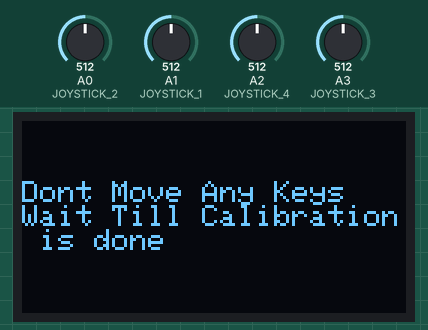
This sketch was run on a simulated Arduino Uno, built with avr-gcc and run on an emulated ATmega328P. Parts: 128×64 one-colour display. Inputs (shaded band) come from the test bench; at power-on: A1 (JOYSTICK_1) = 512, A0 (JOYSTICK_2) = 512, A2 (JOYSTICK_4) = 512, A3 (JOYSTICK_3) = 512. No radio packets arrive unless stated; what the sketch prints to the serial monitor is not drawn.

Above: at 0.1 s.
At 2.2 s:
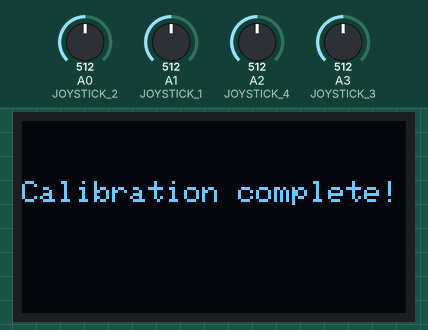
At 5.4 s:
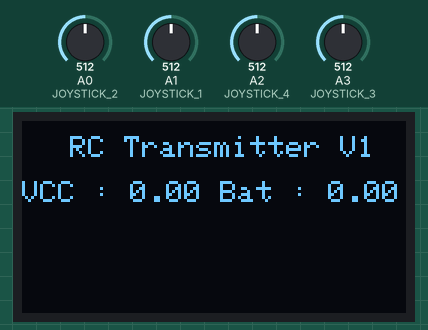
5.5 s: A1 (JOYSTICK_1) set to 481
8.5 s: A1 (JOYSTICK_1) set to 459
Timing chart, 0 to 11.5 s (numbered marks = the images above; inputs shaded):
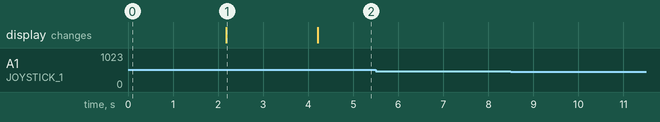

Measured:
- what the display in image 1 shows lasts 2.0 s, from 2.2 s to 4.2 s

The sketch:

Nano_Transmitter_V6_Display.ino
```cpp
/*  Two Way Master Version 1.01
    Author: Schindler Electronics
    Data: 5/23/2019

    This code demonstrates how to use the NRF module in both
    "transmit" and "receive" mode using the acknowledge method.
    One device will be set up as the Master, while the other
    will be set up as the slave.

    When the master sends out a message, the slave will receive.
    When this happens, the slave will immediately send back an
    acknowledge packet. The Master will receive this data and send
    another data packet.

    Note: This code requires another Arduino and NRF

    Note: This code requires the use of the RF24 Library.
    You can easily download this library in the Arduino Library Manager.
*/
const float codeVersion = 2.51; // Software revision
#include <SPI.h>   //Comes with Arduino IDE
#include "RF24.h"  //Download and Install (See above)
#include <Wire.h>
#include <Adafruit_GFX.h>
#include <Adafruit_SH1106.h>

#define OLED_RESET 4
Adafruit_SH1106 display(OLED_RESET);
#if (SH1106_LCDHEIGHT != 64)
#error("Height incorrect, please fix Adafruit_SH1106.h!");
#endif

#define  CE_PIN  7 //The pins to be used for CE and CSN
#define  CSN_PIN 8
//#define DEBUG
//#define LOOP_DEBUG
byte transmissionMode = 1; // Radio mode is active by default
byte operationMode = 0; // Start in transmitter mode (0 = transmitter mode, 1 = tester mode, 2 = game mode)
int vehicleNumber = 1; // Vehicle number one is active by default


const byte slaveAddress[5] = {'R', 'x', 'A', 'A', 'A'}; //These are the names for all of the "Pipes" on the NRF Module
// the ID number of the used "radio pipe" must match with the selected ID on the transmitter!
// 20 ID's are available @ the moment

const uint64_t pipeOut[] PROGMEM = {
  0xE9E8F0F0B1LL, 0xE9E8F0F0B2LL, 0xE9E8F0F0B3LL, 0xE9E8F0F0B4LL, 0xE9E8F0F0B5LL,
  0xE9E8F0F0B6LL, 0xE9E8F0F0B7LL, 0xE9E8F0F0B8LL, 0xE9E8F0F0B9LL, 0xE9E8F0F0B0LL,
  0xE9E8F0F0C1LL, 0xE9E8F0F0C2LL, 0xE9E8F0F0C3LL, 0xE9E8F0F0C4LL, 0xE9E8F0F0C5LL,
  0xE9E8F0F0C6LL, 0xE9E8F0F0C7LL, 0xE9E8F0F0C8LL, 0xE9E8F0F0C9LL, 0xE9E8F0F0C0LL
};

const int maxVehicleNumber = (sizeof(pipeOut) / (sizeof(uint64_t)));

uint64_t pgm_read_64(const void *ptr, uint8_t index) {
  uint64_t result;
  memcpy_P( &result, (uint8_t*)ptr + (index * 8), sizeof(uint64_t) ); // ptr is counting in bytes!
  return result;
}

RF24 radio(CE_PIN, CSN_PIN);

#define BUTTON_LEFT   2     // - or channel select
#define BUTTON_RIGHT  9   // + or transmission mode select
#define BUTTON_SEL    3    // select button for menu
#define BUTTON_LJY1   5  // LeftJoyStick button for menu
#define BUTTON_RJY1   4 // RightJoyStick button for menu

byte leftButtonState = 7; // init states with 7 (see macro below)!
byte rightButtonState = 7;
byte selButtonState = 7;
byte LJYButtonState = 7;
byte RJYButtonState = 7;

// The size of this struct should not exceed 32 bytes
struct RcData {
  byte axis1; // Aileron (Steering for car)
  byte axis2; // Elevator
  byte axis3; // Throttle
  byte axis4; // Rudder
};
RcData data;
 int offset[4];


// Joysticks
#define JOYSTICK_1 A1
#define JOYSTICK_2 A0
#define JOYSTICK_3 A3
#define JOYSTICK_4 A2

boolean displayLocked = true;              //This can be accessed in the form:  myData.Xposition  etc.

struct dataStruct1 {     //This is the NRF data sent out by the Slave. Max of 32 bytes
  float vcc; // vehicle vcc voltage
  float batteryVoltage; // vehicle battery voltage
  boolean batteryOk = true; // the vehicle battery voltage is OK!
  byte channel = 1; // the channel number
} myTele;

// Smoothing constants
const float alpha = 0.2; // Adjust this value for the desired smoothing level (0.0 to 1.0)
int activeScreen = 1;

// Variables to store raw, smoothed, and neutral joystick values
int rawValues[4];
int smoothedValues[4];
int offsetValues[4];

void calibrate() {
  // Read and store average joystick values as offsets
  int sum[4] = {0, 0, 0, 0};
  int samples = 200; // Increase the number of samples for calibration

  for (int i = 0; i < samples; i++) {
    sum[0] += analogRead(JOYSTICK_1);
    sum[1] += analogRead(JOYSTICK_2);
    sum[2] += analogRead(JOYSTICK_3);
    sum[3] += analogRead(JOYSTICK_4);
    delay(10);
  }

  offsetValues[0] = sum[0] / samples;
  offsetValues[1] = sum[1] / samples;
  offsetValues[2] = sum[2] / samples;
  offsetValues[3] = sum[3] / samples;

  //Serial.println("Calibration complete!");
  display.clearDisplay();
  display.setTextSize(1);
  display.setTextColor(WHITE);
  display.setCursor(0, 20);
  display.println("Calibration complete!");
  display.display();
  delay(2000);
}

void setupRadio()
{
  radio.begin();                    //Initialize the nRF24L01 Radio
  radio.setChannel(108);            //Above most WiFi frequencies
  radio.setDataRate(RF24_250KBPS);  //Fast enough.. Better range
  radio.setPALevel(RF24_PA_MAX);//PA (Power Amplifier) Level can be one of four levels: RF24_PA_MIN, RF24_PA_LOW, RF24_PA_HIGH and RF24_PA_MAX
  radio.setAutoAck(pgm_read_64(&pipeOut, vehicleNumber - 1), true);
  radio.enableAckPayload();
  radio.enableDynamicPayloads();
  radio.setRetries(7, 5);  //delay, re-try count
  radio.openWritingPipe(pgm_read_64(&pipeOut, vehicleNumber - 1));
  radio.write( &data, sizeof(data));
  radio.read(&myTele, sizeof(myTele));

}

void readJoystick()
{

  // Read raw joystick values
  rawValues[0] = analogRead(JOYSTICK_1);
  rawValues[1] = analogRead(JOYSTICK_2);
  rawValues[2] = analogRead(JOYSTICK_3);
  rawValues[3] = analogRead(JOYSTICK_4);

  // Apply smoothing
  for (int i = 0; i < 4; i++) {
    smoothedValues[i] = alpha * (rawValues[i] - offsetValues[i]) + (1 - alpha) * smoothedValues[i];
  }

  // Map the smoothed values to the range 1 to 100
  int mappedValues[4];
  for (int i = 0; i < 4; i++) {
    mappedValues[i] = map(smoothedValues[i], 0, 1023, 1, 100);
    offset[i] = 50 - mappedValues[i];
    if (mappedValues[i] == -1 )
    {
      mappedValues[i] = 0;
    }
  }

  //readJoysticks();


  data.axis1  = mappedValues[0] - 14;  //read values from the Joysticks
  data.axis2  = mappedValues[1] - 14;

  data.axis3 = mappedValues[2] - 14 ;
  data.axis4 = mappedValues[3] - 15 ;

}

void transmitRadio()
{
  if (radio.write( &data, sizeof(data) )) {  //Transmit data to the Slave
    if ( radio.isAckPayloadAvailable() ) {       //If an Acknowledge is received, read the data
      radio.read(&myTele, sizeof(myTele));
    }
  }
}
void setup() {
  Serial.begin(115200);
  display.begin(SH1106_SWITCHCAPVCC, 0x3C);
  //NRF Setup//

  setupRadio();
  display.clearDisplay();
  display.setTextSize(1);
  display.setTextColor(WHITE);
  display.setCursor(0, 20);
  display.println("Dont Move Any Keys   Wait Till Calibration is done");
  display.display();
  calibrate();
  display.clearDisplay();
  display.setTextSize(1);
  display.setTextColor(WHITE);
  display.setCursor(10, 5);
  display.println(" RC Transmitter V1");
   display.setCursor(0, 20);
  display.print("VCC : ");
  display.print(myTele.vcc);
  display.print(" ");
  display.print("Bat : ");
  display.println(myTele.batteryVoltage);
  display.display();

}


void loop() {
  readJoystick();
  transmitRadio();

if(activeScreen == 1)
{
  display.clearDisplay();
  display.setTextSize(1);
  display.setTextColor(WHITE);
  display.setCursor(10, 5);
  display.println(" RC Transmitter V1");
   display.setCursor(0, 20);
  display.print("VCC : ");
  display.print(myTele.vcc);
  display.print(" ");
  display.print("Bat : ");
  display.println(myTele.batteryVoltage);
  display.display();

  activeScreen = 0;
}

  Serial.print(data.axis1);
  Serial.print("\t");
  Serial.print(data.axis2);
  Serial.print("\t");
  Serial.print(data.axis3);
  Serial.print("\t");
  Serial.print(data.axis4);
  Serial.print("\t");
  Serial.print(offset[0]);
  Serial.print("\t");
 Serial.print(offset[1]);
  Serial.print("\t");
  Serial.print(offset[2]);
  Serial.print("\t");
  Serial.print(offset[3]);
  Serial.print("\t");
  Serial.println();
#ifdef DEBUG
    display.clearDisplay();
    display.setTextSize(1);
    display.setTextColor(WHITE);
    display.setCursor(10,5);
    display.println(" RC Transmitter V1");
    display.setCursor(0,15);
    display.print("VCC : ");
    display.print(myTele.vcc);
    display.print(" ");
    display.print("Bat : ");
    display.println(myTele.batteryVoltage);
    display.setCursor(0,25);
    display.print("X1:");
    display.print(data.axis1);
    display.setCursor(50,25);
    display.print("Y1:");
    display.println(data.axis2);
    display.setCursor(0,35);
    display.print("X2:");
    display.print(data.axis3);
    display.setCursor(50,35);
    display.print("Y2:");
    display.println(data.axis4);
    display.display();
    #endif
#ifdef DEBUG
  Serial.print(myTele.vcc); Serial.print("\t");
  Serial.print(myTele.batteryVoltage); Serial.print("\t");
  Serial.print(myTele.batteryOk); Serial.print("\t");
  Serial.print(myTele.channel); Serial.print("\t");
  Serial.println();
#endif


}
```
